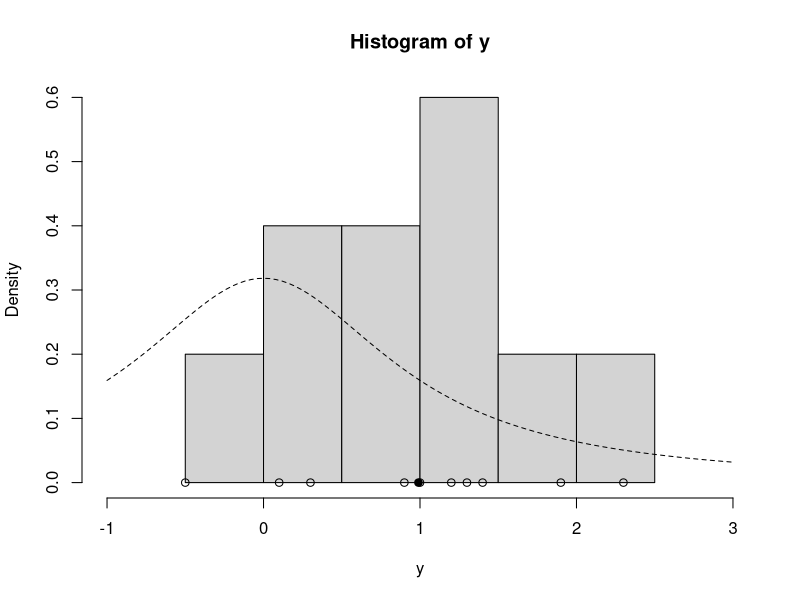
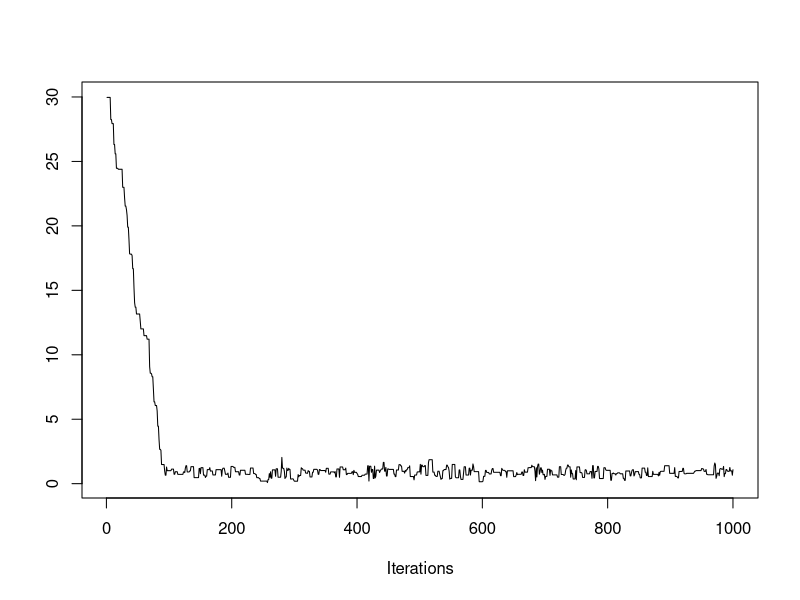
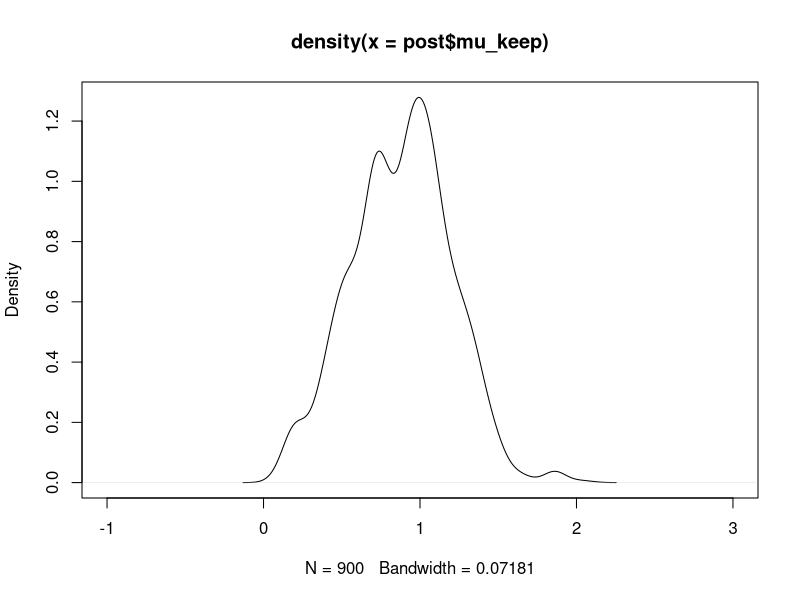

These figures' R source, in order:
# Title     :
# Objective : Percentage change in total personnel from last year to this year for ten
# companies
# Created by: mgutierrez
# Created on: 16-02-2021

lg <- function(mu, n, ybar){
  mu2 <- mu^2
  n * (ybar*mu - mu2 / 2.0) - log(1.0 + mu2)
}

mh <- function(n, ybar, n_iter, mu_init, cand_sd){
  mu_out <- numeric(n_iter)
  accpt <- 0
  mu_now <- mu_init
  lg_now <- lg(mu=mu_now, n=n, ybar=ybar)

  for (i in 1:n_iter){
    mu_cand <- rnorm(1, mean=mu_now, sd=cand_sd)

    lg_cand <- lg(mu=mu_cand, n=n, ybar=ybar)
    lalpha <- lg_cand - lg_now
    alpha <- exp(lalpha)

    u <- runif(1)
    if (u < alpha){
      mu_now <- mu_cand
      accpt <- accpt + 1
      lg_now <- lg_cand
    }

    mu_out[i] <- mu_now
  }
  list(mu=mu_out, accpt=accpt/n_iter)
}

## set up
y <- c(1.2, 1.4, -0.5, 0.3, 0.9, 2.3, 1.0, 0.1, 1.3, 1.9)

ybar <- mean(y)
n <- length(y)

hist(y, freq=FALSE, xlim=c(-1.0, 3.0))
points(y, rep(0.0, n))
points(ybar, 0.0, pch=19)
curve(dt(x, df=1), lty=2, add=TRUE)


## posterior sampling
set.seed(43)
post <- mh(n=n, ybar=ybar, n_iter=1e3, mu_init=30.0, cand_sd = 0.9)
str(post)

install.packages("coda")
library("coda")

traceplot(as.mcmc(post$mu))


### post analysis
post$mu_keep <- post$mu[-c(1:100)]
plot(density(post$mu_keep), xlim=c(-1.0, 3.0))